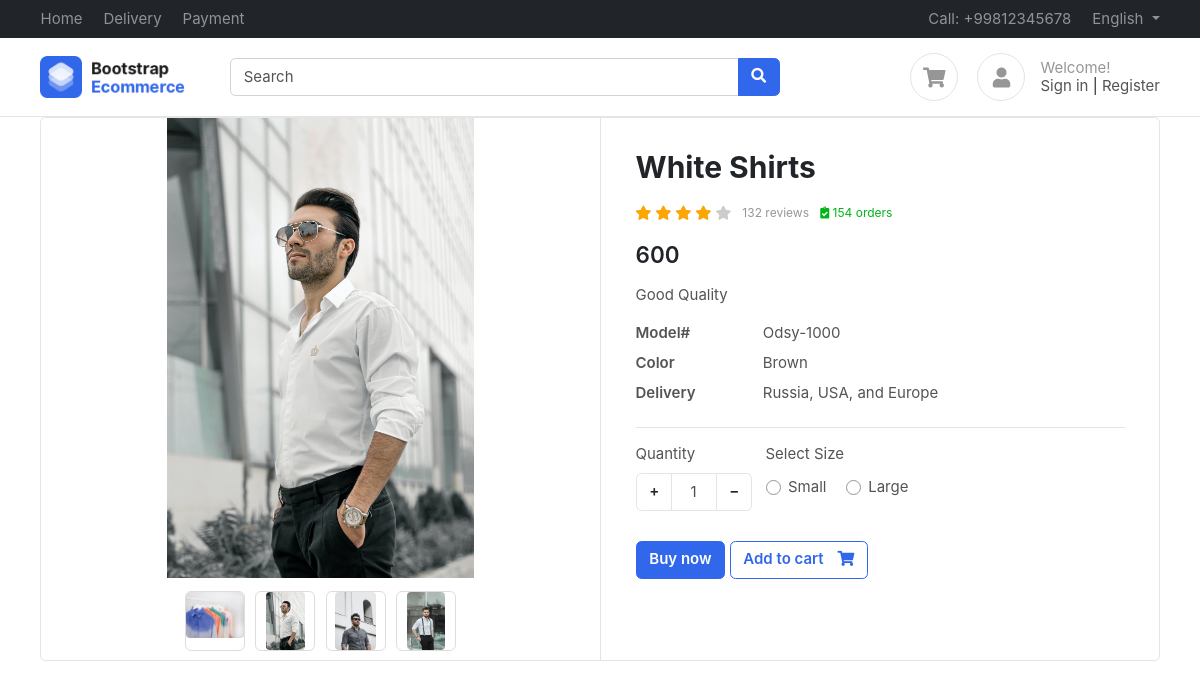
The app's page /products/white-shirts/ with its own data.
### products/models.py (models this page shows, shortened)
class Product(BaseModel):
    product_name = models.CharField(max_length=464)
    slug = models.SlugField(unique=True,null=True,blank=True)
    category =models.ForeignKey(Category, on_delete=models.CASCADE,related_name="product")
    price = models.IntegerField()
    product_description = models.TextField()
    color_variant = models.ManyToManyField(ColorVariant,blank=True)
    size_variant = models.ManyToManyField(SizeVariant,blank=True)

class ProductImage(BaseModel):
    product=models.ForeignKey(Product,on_delete=models.CASCADE,related_name="product_image",default="NO records")
    image=models.ImageField(upload_to="product",default="No images")

class SizeVariant(BaseModel):
    size_name=models.CharField(max_length=78)
    price=models.IntegerField()

### products/views.py (the view, shortened to what this page needs)
# urls.py: path("<slug>/", get_product, name="get_product"),
def get_product(request,slug):
    try:
        product=Product.objects.get(slug=slug)
        context={'product':product}
        a=product.size_variant
        print(a)
        return render(request,"products/products.html", context=context)
    except Exception as e:
        print(e)

### templates/products/products.html (shortened to what this page needs)
{% extends 'base/base.html' %}
{% block start %}
<div class="container">
  <div class="card">
    <div class="row no-gutters">
      <aside class="col-md-6">
        <article class="gallery-wrap">
          <div class="img-big-wrap">
            <div> <a href="#"><img src="/media/{{product.product_image.first.image}}"></a></div>
          </div>
          <div class="thumbs-wrap">
            {% for image in product.product_image.all %}
            <a href="#" class="item-thumb"> <img src="/media/{{image.image}}"></a>
            {% endfor %}
          </div>
        </article>
      </aside>
      <main class="col-md-6 border-left">
        <article class="content-body">
          <h2 class="title">{{product.product_name}}</h2>
          <div class="rating-wrap my-3">
            <ul class="rating-stars">
              <li style="width:80%" class="stars-active">
                <i class="fa fa-star"></i> <i class="fa fa-star"></i>
                <i class="fa fa-star"></i> <i class="fa fa-star"></i>
              </li>
              <li>
                <i class="fa fa-star"></i> <i class="fa fa-star"></i>
                <i class="fa fa-star"></i> <i class="fa fa-star"></i>
                <i class="fa fa-star"></i>
              </li>
            </ul>
            <small class="label-rating text-muted">132 reviews</small>
            <small class="label-rating text-success"> <i class="fa fa-clipboard-check"></i> 154 orders </small>
          </div>
          <div class="mb-3">
            <var class="price h4">
              {% if updated_price %}
              {{updated_price}}
              {% else %}
              {{product.price}}
             {% endif %}
            </var>
          </div>
          <p>{{product.product_description}}</p>
          <dl class="row">
            <dt class="col-sm-3">Model#</dt>
            <dd class="col-sm-9">Odsy-1000</dd>
            <dt class="col-sm-3">Color</dt>
            <dd class="col-sm-9">Brown</dd>
            <dt class="col-sm-3">Delivery</dt>
            <dd class="col-sm-9">Russia, USA, and Europe </dd>
          </dl>
          <hr>
          <div class="form-row">
            <div class="form-group col-md flex-grow-0">
              <label>Quantity</label>
              <div class="input-group mb-3 input-spinner">
                <div class="input-group-prepend">
                  <button class="btn btn-light" type="button" id="button-plus"> + </button>
                </div>
                <input type="text" class="form-control" value="1">
                <div class="input-group-append">
                  <button class="btn btn-light" type="button" id="button-minus"> − </button>
                </div>
              </div>
            </div>
            <div class="form-group col-md">
              {% if product.size_variant.count %}
              <label>Select Size</label>
              <div class="mt-1">
                {% for size in product.size_variant.all %}
                <label class="custom-control custom-radio custom-control-inline">
                  <div class="custom-control-label">{{size.size_name}}</div>
                </label>
                {% endfor %}
              </div>
               {% endif %}
            </div>
          </div>
          <a href="#" class="btn  btn-primary"> Buy now </a>
          <a href="{% url 'add_to_cart' product.uid %}?variant={{selected_size}}" class="btn  btn-outline-primary"> <span class="text">Add to cart</span> <i
              class="fas fa-shopping-cart"></i> </a>
        </article>
      </main>
    </div>
  </div>
</div>
{% endblock %}

### public/static/css/ui.css (style rules this page uses)
html { font-family: 'Inter', sans-serif; font-size: 15px; }
.content-body { flex: 1 1 auto; padding: 2rem 2.3rem; }
var { font-style: normal; }
article:after, .form-group:after { display: block; clear: both; content: ""; }
.card .title { color: #212529; }
.btn-light { background-color: #fff; border-color: #e4e4e4; }
.btn .text + i { margin-left: 10px; }
dl[class="row"] { margin-bottom: 0; }
.price { font-weight: 600; color: #212529; }
.label-rating { margin-left: 7px; display: inline-block; vertical-align: middle; }
.rating-stars { display: inline-block; vertical-align: middle; list-style: none; margin: 0; padding: 0; position: relative; white-space: nowrap; clear: both; }
.rating-stars i { font-size: 14px; color: #ccc; display: inline; }
.rating-stars li { display: block; text-overflow: clip; white-space: nowrap; z-index: 1; }
.rating-stars li.stars-active { z-index: 2; position: absolute; top: 0; left: 0; overflow: hidden; }
.rating-stars li.stars-active i { color: orange; }
.input-spinner { width: 120px; flex-wrap: nowrap; display: inline-flex; }
.input-spinner input.form-control { text-align: center; max-width: 46px; flex-basis: 46px; border-color: #e4e4e4; flex-grow: 0; }
.input-spinner .btn { width: 36px; text-align: center; }
.gallery-wrap .img-big-wrap { margin-bottom: 10px; border-radius: 0.37rem; overflow: hidden; background-color: #fff; }
.gallery-wrap .img-big-wrap a { text-align: center; display: block; }
.gallery-wrap .img-big-wrap img { height: 460px; width: auto; display: inline-block; cursor: zoom-in; }
.gallery-wrap .thumbs-wrap { text-align: center; }
.gallery-wrap .thumbs-wrap .item-thumb { width: 60px; height: 60px; border: 1px solid #ddd; border-radius: 6px; margin: 3px; display: inline-block; overflow: hidden; }
.gallery-wrap .thumbs-wrap img { max-width: 100%; max-height: 100%; object-fit: cover; border-radius: 4px; cursor: zoom-in; }

### records on screen
Product: product_image.first.image (picture), product_name "White Shirts", price "600", product_description "Good Quality"
ProductImage: image (picture)
ProductImage: image (picture)
ProductImage: image (picture)
ProductImage: image (picture)
SizeVariant: size_name "Small"
SizeVariant: size_name "Large"
